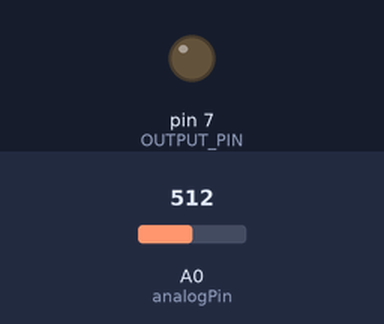
Simulated run of this sketch. Board: Arduino Uno, built with avr-gcc and run on an emulated ATmega328P. Parts: output pins drawn as LEDs (lit = HIGH). The inputs (shaded band) are chosen by the test bench; at power-on: A0 (analogPin) = 512. What the sketch prints to the serial monitor is not drawn.

Above: at 0.5 s.
At 30.1 s:
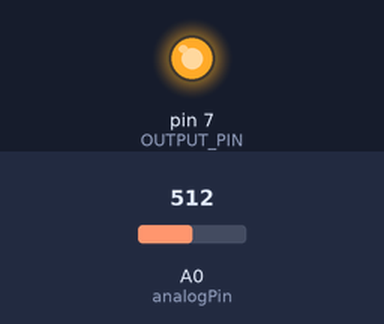
Timing chart, 0 to 30.9 s (numbered marks = the images above):
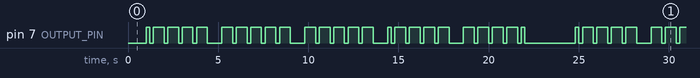

Measured:
- by itself, pin 7 (OUTPUT_PIN): moves between LOW and HIGH, repeating every 23.8 s
- by itself, everything shown: repeats every 23.8 s, in 50 steps

The sketch:

Resistor_screamer.ino
```cpp
// Program that determines a resistor value from the voltage produced by a voltage divider.
//
// The program will produce an output intended to cause a buzzer to beep
//   and comunicate the resistor value to an operator.

#include <LinkedList.h>

// Some global constants
const float RESISTOR_1 = 10000;          // Fixed resistor in the voltage divider (this resistor connects to supply)
const int SUPPLY_VOLT = 5;              // Voltage devider V_DD
const int BAUD_RATE = 9600;             // Baud Rate
const int analogPin = A0;               // adcValue input pin
const int UPDATE_INTERVAL_MSEC = 1000;  // Loop delay.
const int COUNT_SPEED = 100;            // Depay between each output when counting up
const int BEEP_DURATION = 50;           // How long a beep lasts
const int DOT_TIME = 200;               // Duration of a dot in ms
const int DASH_TIME = 600;              // Duration of a dash (3 x dot)
const int DOT_DASH_SPACE = 200;         // Space between dots/dashes
const int DIGIT_SPACE = 600;            // Space between digits
const int OUTPUT_PIN = 7;

// Defines the way in which the resistor value is comunicated:
// { 1: Morse code (DEFAULT)  }
// { 2: Binary                }
// { 3: Counting total        }
const int OUTPUT_MODE = 1;

const char* morseDigits[] = {
  "-----", // 0
  ".----", // 1
  "..---", // 2
  "...--", // 3
  "....-", // 4
  ".....", // 5
  "-....", // 6
  "--...", // 7
  "---..", // 8
  "----."  // 9
};

void setup() {
  pinMode(OUTPUT_PIN, OUTPUT);
  Serial.begin(BAUD_RATE);
}

void loop() {
  delay(UPDATE_INTERVAL_MSEC);                //Wait (UPDATE_INTERVAL_MSEC) milisecs before starting the measuring
  int adcValue = analogRead(analogPin);
  float input_v = (adcValue / 1023.0) * SUPPLY_VOLT;
  int resistor_2 = RESISTOR_1 * (input_v / (SUPPLY_VOLT - input_v));  // Resistor we're trying to measure (is connected to ground)
  printCalculations(adcValue, input_v, resistor_2);

  runBeep(resistor_2);

  delay(UPDATE_INTERVAL_MSEC);                  // Wait (UPDATE_INTERVAL_MSEC) milisecs before loop restarts
}

void runBeep(int resistorVal) {
  if (OUTPUT_MODE == 1) {
    beepMorse(resistorVal);
  } else if (OUTPUT_MODE == 2) {
    beepBinary(resistorVal);
  } else if (OUTPUT_MODE == 3) {
    beepCount(resistorVal);
  }
}

void beepMorse(int resistorVal) {
  String numString = String(resistorVal);
  for (int i = 0; i < numString.length(); i++) {
    int digit = numString.charAt(i) - '0';
    const char* code = morseDigits[digit];
    Serial.print(code);
    Serial.print(" ");
    for (int j = 0; code[j] != '\0'; j++) {
      if (code[j] == '.') {
        beep(DOT_TIME);
      } else if (code[j] == '-') {
        beep(DASH_TIME);
      }
      delay(DOT_DASH_SPACE);
    }
    delay(DIGIT_SPACE);
  }
}

void beepBinary(int resistorVal) {
  // makes a buzzer signal a binary code
  LinkedList<int> binList;
  while(resistorVal > 0) {
    int binaryTerm = resistorVal % 2;
    binList.add(binaryTerm);
    resistorVal /= 2;
  }
  int size = binList.size();            // Establishes the size of the list before changing it's size via pops
  for (int i = 0; i < size ; i++) {
    int variable = binList.pop();
    if (variable == 0) {                // Beep TWICE for a ZERO
      beep(100);
      delay(50);
      beep(100);
    } else {                             // Beep ONCE for ONE
      beep(200);
    }
    Serial.print(variable);
    delay(500);
  }
}

void beepCount(int resistorVal) {
  // makes the buzzer buzz for a total number of times
  for (int i=1; i <= resistorVal; i++) {
    //Serial.print(i);                       // Count up on the serial monitor

    digitalWrite(OUTPUT_PIN, HIGH);          // turn the LED on (HIGH is the voltage level)
    delay(COUNT_SPEED);                      // wait for a second
    digitalWrite(OUTPUT_PIN, LOW);           // turn the LED off by making the voltage LOW
    delay(COUNT_SPEED);
    Serial.print("*");
  }
}

void beep(int duration) {
  digitalWrite(OUTPUT_PIN, HIGH);
  delay(duration);
  digitalWrite(OUTPUT_PIN, LOW);
}

void printCalculations(int adcValue,float input_v, int resistor_2) {
  // Prints all calculations to serial  monitor for
  Serial.print("adcValue: ");
  Serial.println(adcValue);
  Serial.print("input_v: ");
  Serial.println(input_v);
  Serial.print("resistor_2: ");
  Serial.println(resistor_2);
}
```
